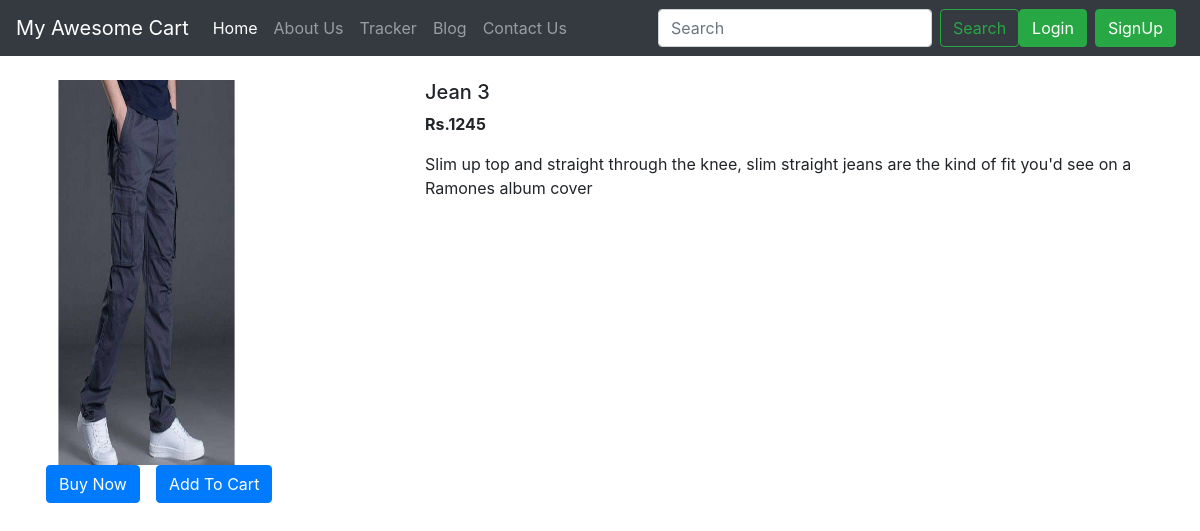
/shop/products/9, run on the app's committed database.
### shop/models.py (models this page shows, shortened)
class Product(models.Model):
    product_id = models.AutoField
    product_name = models.CharField(max_length=50)
    category = models.CharField(max_length=50, default="")
    subcategory = models.CharField(max_length=50, default="")
    price = models.IntegerField(default=0)
    desc = models.CharField(max_length=300)
    pub_date = models.DateField()
    image = models.ImageField(upload_to='shop/images', default="")

### shop/views.py (the view)
# urls.py: path("products/<int:myid>", views.productView, name="ProductView"),
def productView(request, myid):
    product = Product.objects.filter(id=myid)
    return render(request, 'shop/prodView.html', {'product':product[0]})

### shop/templates/shop/prodView.html (shortened to what this page needs)
{% extends 'shop/basic.html' %}
{% block body %}
<div class="container my-4">
    <div class="row">
    <div class="col-md-4">
    <div class="row">
        <img src="/media/{{product.image}}" width="233px" height="385px">
    </div>
        <div class="row">
            <button class="btn btn-primary mx-3">Buy Now</button>
            <button class="btn btn-primary">Add To Cart</button>
        </div>
    </div>
    <div class="col-md-8">
        <h5>{{product.product_name}}</h5>
        <p><b>Rs.{{product.price}} </b></p>
        <p>{{product.desc}}</p>
    </div>
    </div>
</div>
{% endblock %}

### data on the page
Product: image (picture), product_name "Jean 3", price "1245", desc "Slim up top and straight through the knee, slim straight jeans are the kind of fit you'd see on a Ramones album cover"
